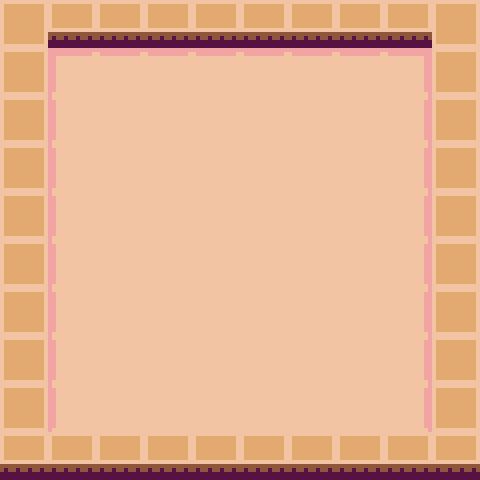

Rendered tile map (Tiled .tmx) drawn with the repository's tilesets; below, a short description and the map source with its tile grids summarised:
An orthogonal 10x10 tile map with 48x48 px tiles, 1 tile layer (top).

<map version="1.10" tiledversion="1.10.1" orientation="orthogonal" renderorder="right-down" width="10" height="10" tilewidth="48" tileheight="48" infinite="0" nextlayerid="2" nextobjectid="1">
 <editorsettings>
  <export target="../../assets/map1.tmj" format="json" />
 </editorsettings>
 <tileset firstgid="1" name="Tiles" tilewidth="48" tileheight="48" tilecount="40" columns="10">
  <image source="../AseTiles/Tiles.png" width="480" height="192" />
  <tile id="0">
   <properties>
    <property name="ge_collide" type="bool" value="true" />
   </properties>
  </tile>
  <tile id="1">
   <properties>
    <property name="ge_collide" type="bool" value="false" />
   </properties>
  </tile>
  <tile id="2">
   <properties>
    <property name="ge_collide" type="bool" value="false" />
   </properties>
  </tile>
  <tile id="3">
   <properties>
    <property name="ge_collide" type="bool" value="false" />
   </properties>
  </tile>
  <tile id="4">
   <properties>
    <property name="ge_collide" type="bool" value="false" />
   </properties>
  </tile>
  <tile id="5">
   <properties>
    <property name="ge_collide" type="bool" value="false" />
   </properties>
  </tile>
  <tile id="6">
   <properties>
    <property name="ge_collide" type="bool" value="false" />
   </properties>
  </tile>
  <tile id="7">
   <properties>
    <property name="ge_collide" type="bool" value="false" />
   </properties>
  </tile>
  <tile id="8">
   <properties>
    <property name="ge_collide" type="bool" value="false" />
   </properties>
  </tile>
  <tile id="9">
   <properties>
    <property name="collides" type="bool" value="false" />
    <property name="ge_collide" type="bool" value="false" />
   </properties>
  </tile>
  <tile id="10">
   <properties>
    <property name="ge_collide" type="bool" value="false" />
   </properties>
  </tile>
  <tile id="11">
   <properties>
    <property name="ge_collide" type="bool" value="false" />
   </properties>
  </tile>
  <tile id="12">
   <properties>
    <property name="ge_collide" type="bool" value="false" />
   </properties>
  </tile>
  <tile id="13">
   <properties>
    <property name="ge_collide" type="bool" value="false" />
   </properties>
  </tile>
  <tile id="14">
   <properties>
    <property name="ge_collide" type="bool" value="true" />
   </properties>
  </tile>
  <tile id="15">
   <properties>
    <property name="ge_collide" type="bool" value="false" />
   </properties>
  </tile>
  <tile id="16">
   <properties>
    <property name="ge_collide" type="bool" value="false" />
   </properties>
  </tile>
  <tile id="17">
   <properties>
    <property name="ge_collide" type="bool" value="false" />
   </properties>
  </tile>
  <tile id="18">
   <properties>
    <property name="ge_collide" type="bool" value="false" />
   </properties>
  </tile>
  <tile id="19">
   <properties>
    <property name="collides" type="bool" value="false" />
    <property name="ge_collide" type="bool" value="false" />
   </properties>
  </tile>
  <tile id="20">
   <properties>
    <property name="ge_collide" type="bool" value="false" />
   </properties>
  </tile>
  <tile id="21">
   <properties>
    <property name="ge_collide" type="bool" value="false" />
   </properties>
  </tile>
  <tile id="22">
   <properties>
    <property name="ge_collide" type="bool" value="false" />
   </properties>
  </tile>
  <tile id="23">
   <properties>
    <property name="ge_collide" type="bool" value="false" />
   </properties>
  </tile>
  <tile id="24">
   <properties>
    <property name="ge_collide" type="bool" value="false" />
   </properties>
  </tile>
  <tile id="25">
   <properties>
    <property name="ge_collide" type="bool" value="false" />
   </properties>
  </tile>
  <tile id="26">
   <properties>
    <property name="ge_collide" type="bool" value="false" />
   </properties>
  </tile>
  <tile id="27">
   <properties>
    <property name="ge_collide" type="bool" value="false" />
   </properties>
  </tile>
  <tile id="28">
   <properties>
    <property name="ge_collide" type="bool" value="false" />
   </properties>
  </tile>
  <tile id="29">
   <properties>
    <property name="collides" type="bool" value="false" />
    <property name="ge_collide" type="bool" value="false" />
   </properties>
  </tile>
  <tile id="30">
   <properties>
    <property name="ge_collide" type="bool" value="false" />
   </properties>
  </tile>
  <tile id="31">
   <properties>
    <property name="ge_collide" type="bool" value="false" />
   </properties>
  </tile>
  <tile id="32">
   <properties>
    <property name="ge_collide" type="bool" value="false" />
   </properties>
  </tile>
  <tile id="33">
   <properties>
    <property name="ge_collide" type="bool" value="false" />
   </properties>
  </tile>
  <tile id="34">
   <properties>
    <property name="ge_collide" type="bool" value="false" />
   </properties>
  </tile>
  <tile id="35">
   <properties>
    <property name="ge_collide" type="bool" value="false" />
   </properties>
  </tile>
  <tile id="36">
   <properties>
    <property name="ge_collide" type="bool" value="false" />
   </properties>
  </tile>
  <tile id="37">
   <properties>
    <property name="ge_collide" type="bool" value="false" />
   </properties>
  </tile>
  <tile id="38">
   <properties>
    <property name="ge_collide" type="bool" value="false" />
   </properties>
  </tile>
  <tile id="39">
   <properties>
    <property name="collides" type="bool" value="false" />
    <property name="ge_collide" type="bool" value="false" />
   </properties>
  </tile>
 </tileset>
 <layer id="1" name="top" width="10" height="10">
  <data>[100 cells, 100 non-empty, 8 distinct tile ids]</data>
 </layer>
</map>
